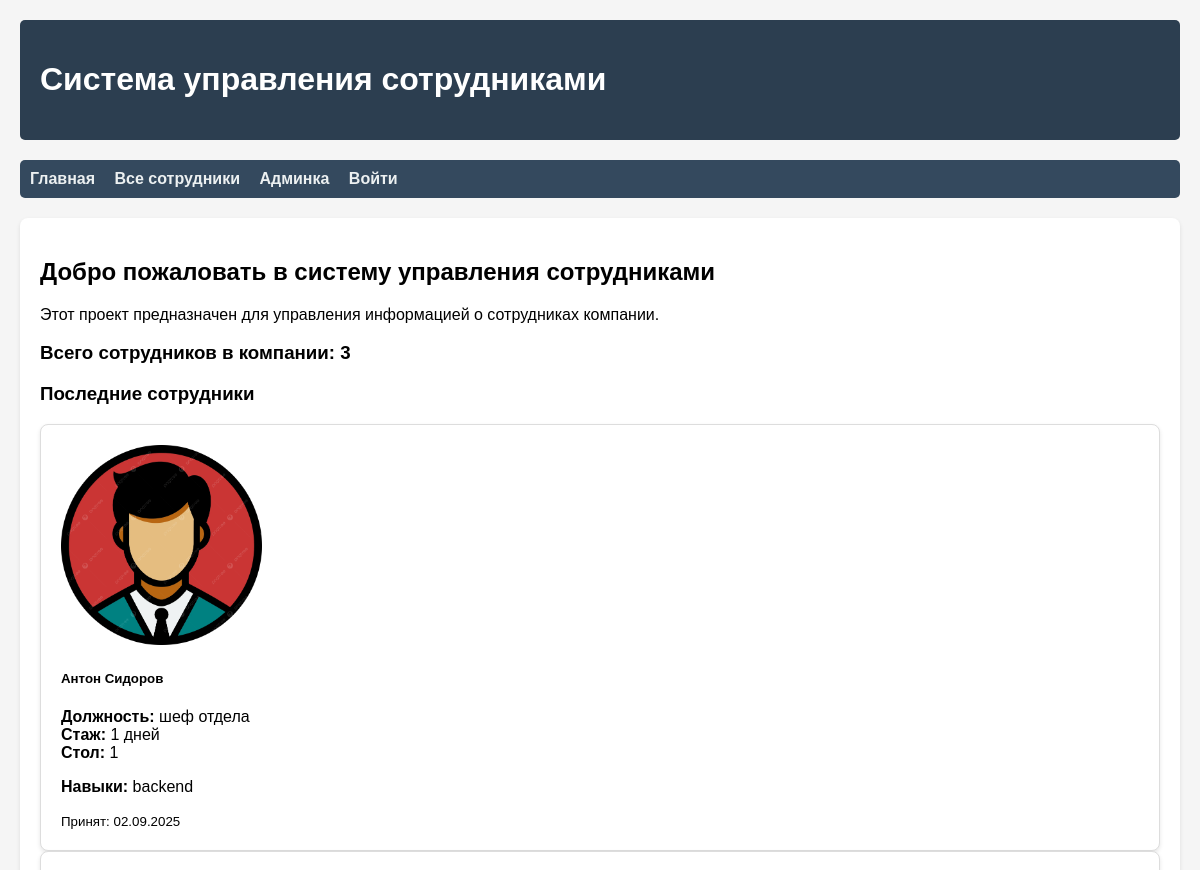
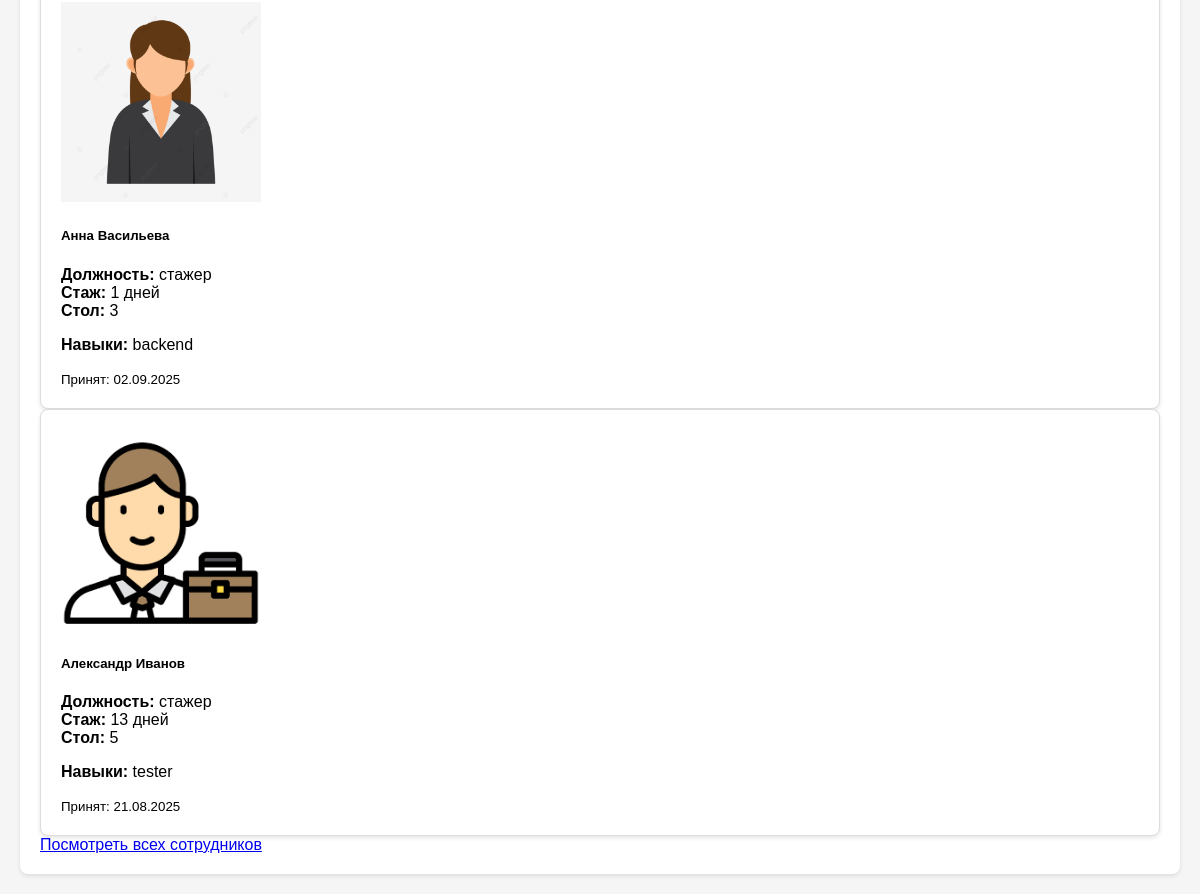
Before: / with the older database file (2 pictures, top to bottom).
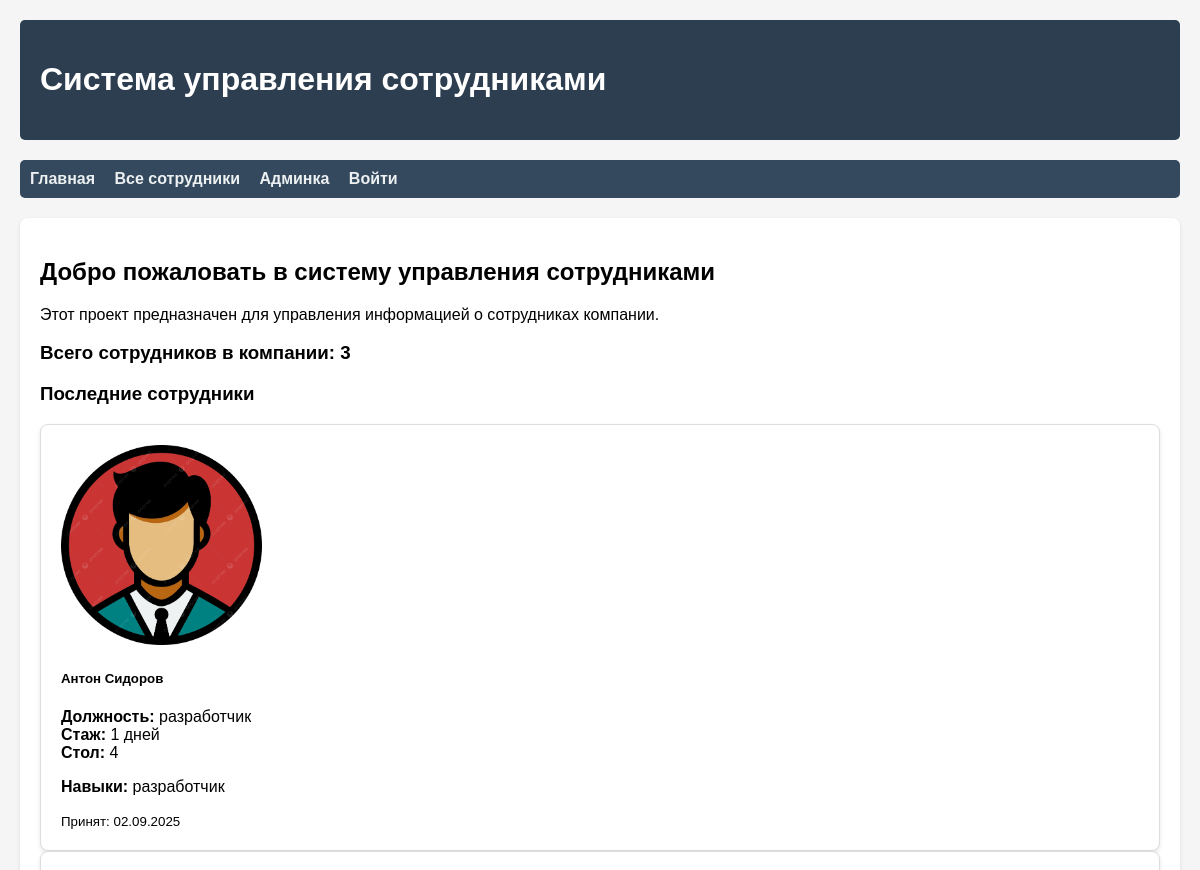
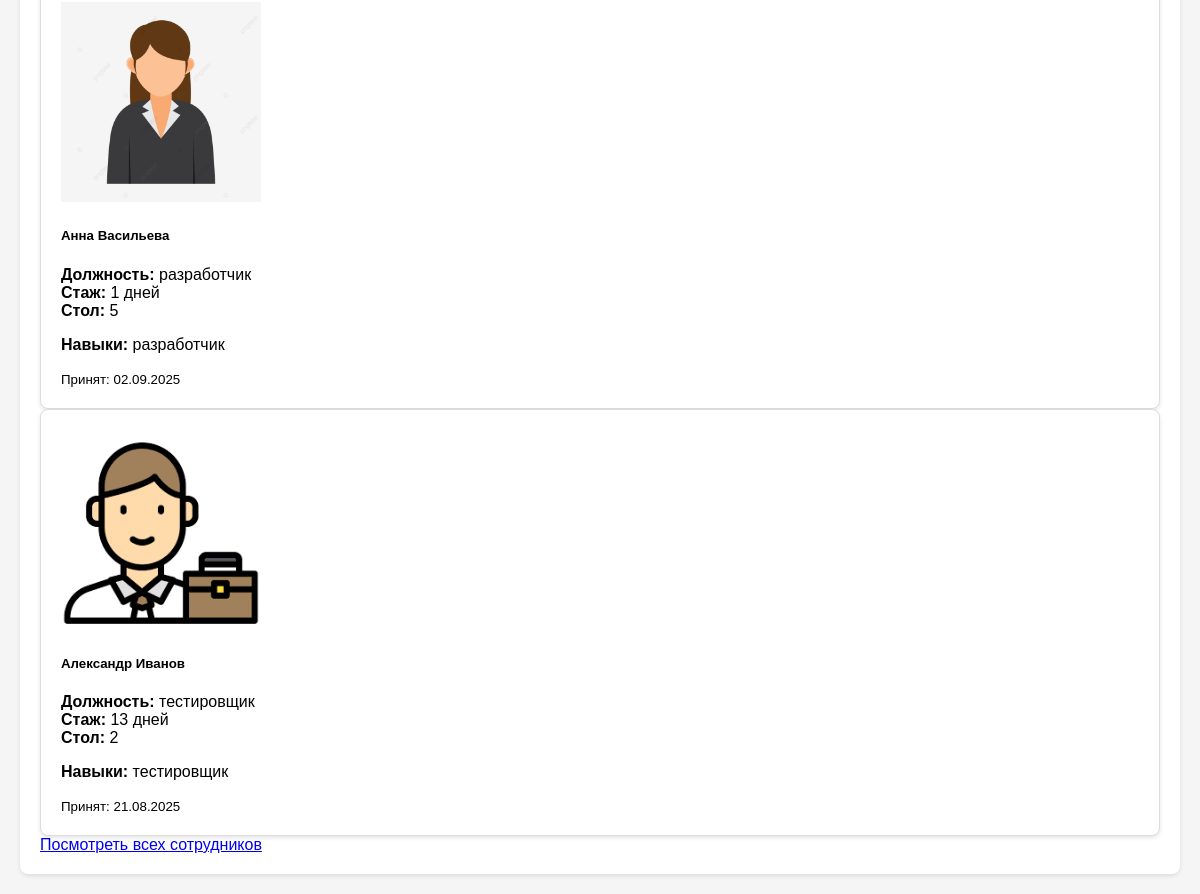
After: the same page with the newer database file (2 pictures, top to bottom).
### employees/models.py (models this page shows, shortened)
class Employee(models.Model):
    GENDER_CHOICES = [
        ('M', 'Мужской'),
        ('F', 'Женский'),
    ]
    first_name = models.CharField(max_length=100, verbose_name='Имя')
    last_name = models.CharField(max_length=100, verbose_name='Фамилия')
    middle_name = models.CharField(max_length=100, verbose_name='Отчество', blank=True, null=True)
    gender = models.CharField(max_length=1, choices=GENDER_CHOICES, verbose_name='Пол')
    email = models.EmailField(verbose_name='Email', unique=True)
    position = models.CharField(max_length=200, verbose_name='Должность')
    hire_date = models.DateField(verbose_name='Дата приема на работу', default=timezone.now)
    workstation = models.ForeignKey(
        'workstations.Workstation',
        on_delete=models.SET_NULL,
        null=True,
        blank=True,
        verbose_name='Рабочее место'
    )
    description = models.TextField(verbose_name='Описание', blank=True)
    class Meta:
        verbose_name = 'Сотрудник'
        verbose_name_plural = 'Сотрудники'
        ordering = ['last_name', 'first_name']
    @property
    def work_experience_days(self):
        if self.hire_date:
            return (timezone.now().date() - self.hire_date).days
        return 0

class EmployeeImage(models.Model):
    employee = models.ForeignKey(
        Employee,
        on_delete=models.CASCADE,
        related_name='images',
        verbose_name='Сотрудник'
    )
    image = models.ImageField(
        upload_to='employees/%Y/%m/%d/',
        verbose_name='Изображение'
    )
    order = models.PositiveIntegerField(
        default=0,
        verbose_name='Порядковый номер'
    )
    created_at = models.DateTimeField(auto_now_add=True, verbose_name='Дата создания')
    class Meta:
        verbose_name = 'Изображение сотрудника'
        verbose_name_plural = 'Изображения сотрудников'
        ordering = ['employee', 'order', 'created_at']

class EmployeeSkill(models.Model):
    LEVEL_CHOICES = [
        (1, 'Начальный'),
        (2, 'Средний'),
        (3, 'Продвинутый'),
        (4, 'Эксперт'),
    ]
    employee = models.ForeignKey(Employee, on_delete=models.CASCADE, verbose_name='Сотрудник')
    skill = models.ForeignKey(Skill, on_delete=models.CASCADE, verbose_name='Навык')
    level = models.IntegerField(choices=LEVEL_CHOICES, verbose_name='Уровень')
    class Meta:
        verbose_name = 'Навык сотрудника'
        verbose_name_plural = 'Навыки сотрудников'
        unique_together = ['employee', 'skill']

class Skill(models.Model):
    name = models.CharField(max_length=100, verbose_name='Навык')
    description = models.TextField(verbose_name='Описание навыка', blank=True)
    class Meta:
        verbose_name = 'Навык'
        verbose_name_plural = 'Навыки'

### workstations/models.py (models this page shows, shortened)
class Workstation(models.Model):
    name = models.CharField(max_length=100, verbose_name="Название")
    table_number = models.CharField(max_length=20, verbose_name="Номер стола", unique=True)
    description = models.TextField(blank=True, verbose_name="Описание")
    location = models.CharField(max_length=100, verbose_name="Местоположение")
    is_active = models.BooleanField(default=True, verbose_name="Активно")
    equipment = models.TextField(blank=True, verbose_name="Оборудование")
    ip_address = models.GenericIPAddressField(blank=True, null=True, verbose_name="IP-адрес")
    notes = models.TextField(blank=True, verbose_name="Заметки")
    class Meta:
        verbose_name = "Рабочее место"
        verbose_name_plural = "Рабочие места"
        ordering = ["table_number"]

### employees/views.py (the view)
# urls.py: path('', HomeView.as_view(), name='home'),
class HomeView(ListView):
    model = Employee
    template_name = 'employees/home.html'
    context_object_name = 'employees'
    def get_queryset(self):
        return Employee.objects.prefetch_related(
            Prefetch('images', queryset=EmployeeImage.objects.order_by('order')),
            Prefetch('employeeskill_set', queryset=EmployeeSkill.objects.select_related('skill'))
        ).order_by('-hire_date')[:4]  # 4 последних по дате приёма
    def get_context_data(self, **kwargs):
        context = super().get_context_data(**kwargs)
        context['total_employees'] = Employee.objects.count()
        return context

### templates/employees/home.html (shortened to what this page needs)
{% extends 'base.html' %}
{% block content %}
    <h2>Добро пожаловать в систему управления сотрудниками</h2>
    <p>Этот проект предназначен для управления информацией о сотрудниках компании.</p>
    <div class="total-employees mb-4">
        <h3>Всего сотрудников в компании: {{ total_employees }}</h3>
    </div>
    <h3>Последние сотрудники</h3>
    <div class="row">
        {% for employee in employees %}
            <div class="col-md-3 mb-4">
                <div class="card employee-card" onclick="location.href='{% url 'employees:employee_detail' employee.pk %}'" style="cursor: pointer;">
                    {% with employee.images.all as images %}
                        {% if images %}
                            <img src="{{ images.0.image.url }}" class="card-img-top" alt="{{ employee.first_name }} {{ employee.last_name }}" style="height: 200px; object-fit: cover;">
                        {% else %}
                            <div class="card-img-top bg-light d-flex align-items-center justify-content-center" style="height: 200px;">
                                <span class="text-muted">Нет фото</span>
                            </div>
                        {% endif %}
                    {% endwith %}
                    <div class="card-body">
                        <h5 class="card-title">{{ employee.first_name }} {{ employee.last_name }}</h5>
                        <p class="card-text">
                            <strong>Должность:</strong> {{ employee.position }}<br>
                            <strong>Стаж:</strong> {{ employee.work_experience_days }} дней<br>
                            {% if employee.workstation %}
                                <strong>Стол:</strong> {{ employee.workstation.table_number }}<br>
                            {% endif %}
                        </p>
                        {% if employee.employeeskill_set.all %}
                            <p class="card-text">
                                <strong>Навыки:</strong>
                                {% for skill in employee.employeeskill_set.all|slice:":2" %}
                                    {{ skill.skill.name }}{% if not forloop.last %}, {% endif %}
                                {% endfor %}
                            </p>
                        {% endif %}
                    </div>
                    <div class="card-footer">
                        <small class="text-muted">
                            Принят: {{ employee.hire_date|date:"d.m.Y" }}
                        </small>
                    </div>
                </div>
            </div>
        {% empty %}
            <div class="col-12">
                <p class="text-center">Сотрудники не найдены.</p>
            </div>
        {% endfor %}
    </div>
    <div class="text-center mt-4">
        <a href="{% url 'employees:employee_list' %}" class="btn btn-primary">
            Посмотреть всех сотрудников
        </a>
    </div>
{% endblock %}

### templates/base.html (shortened to what this page needs)
<!DOCTYPE html>
<html lang="ru">
<head>
</head>
<body>
    <div class="header">
        <h1>Система управления сотрудниками</h1>
    </div>
    <div class="nav">
        <a href="{% url 'employees:home' %}">Главная</a>
        <a href="{% url 'employees:employee_list' %}">Все сотрудники</a>
        <a href="/admin/">Админка</a>
        {% if user.is_authenticated %}
            <a href="/admin/logout/">Выйти ({{ user.username }})</a>
        {% else %}
            <a href="/admin/login/">Войти</a>
        {% endif %}
    </div>
    <div class="content">
        {% block content %}
        {% endblock %}
    </div>
</body>
</html>

### templates/base.html (style rules this page uses)
body { font-family: Arial, sans-serif; margin: 0; padding: 20px; background-color: #f5f5f5; }
.header { background: #2c3e50; color: white; padding: 20px; margin-bottom: 20px; border-radius: 5px; }
.nav { background: #34495e; padding: 10px; margin-bottom: 20px; border-radius: 5px; }
.nav a { margin-right: 15px; text-decoration: none; color: #ecf0f1; font-weight: bold; }
.employee-card { background: white; border: 1px solid #ddd; padding: 20px; border-radius: 8px; cursor: pointer; box-shadow: 0 2px 4px rgba(0,0,0,0.1); transition: transform 0.2s, box-shadow 0.2s; }
.content { background: white; padding: 20px; border-radius: 8px; box-shadow: 0 2px 4px rgba(0,0,0,0.1); }

Changed rows visible on the page:
changed Employee "Антон": position "шеф отдела" → "разработчик"; workstation.table_number "1" → "4"
changed EmployeeSkill (number 1 of 3 on the later page): skill.name "backend" → "разработчик"
changed Employee "Анна": position "стажер" → "разработчик"; workstation.table_number "3" → "5"
changed EmployeeSkill (number 2 of 3 on the later page): skill.name "backend" → "разработчик"
changed Employee "Александр": position "стажер" → "тестировщик"; workstation.table_number "5" → "2"
changed EmployeeSkill: skill.name "tester" → "тестировщик"
